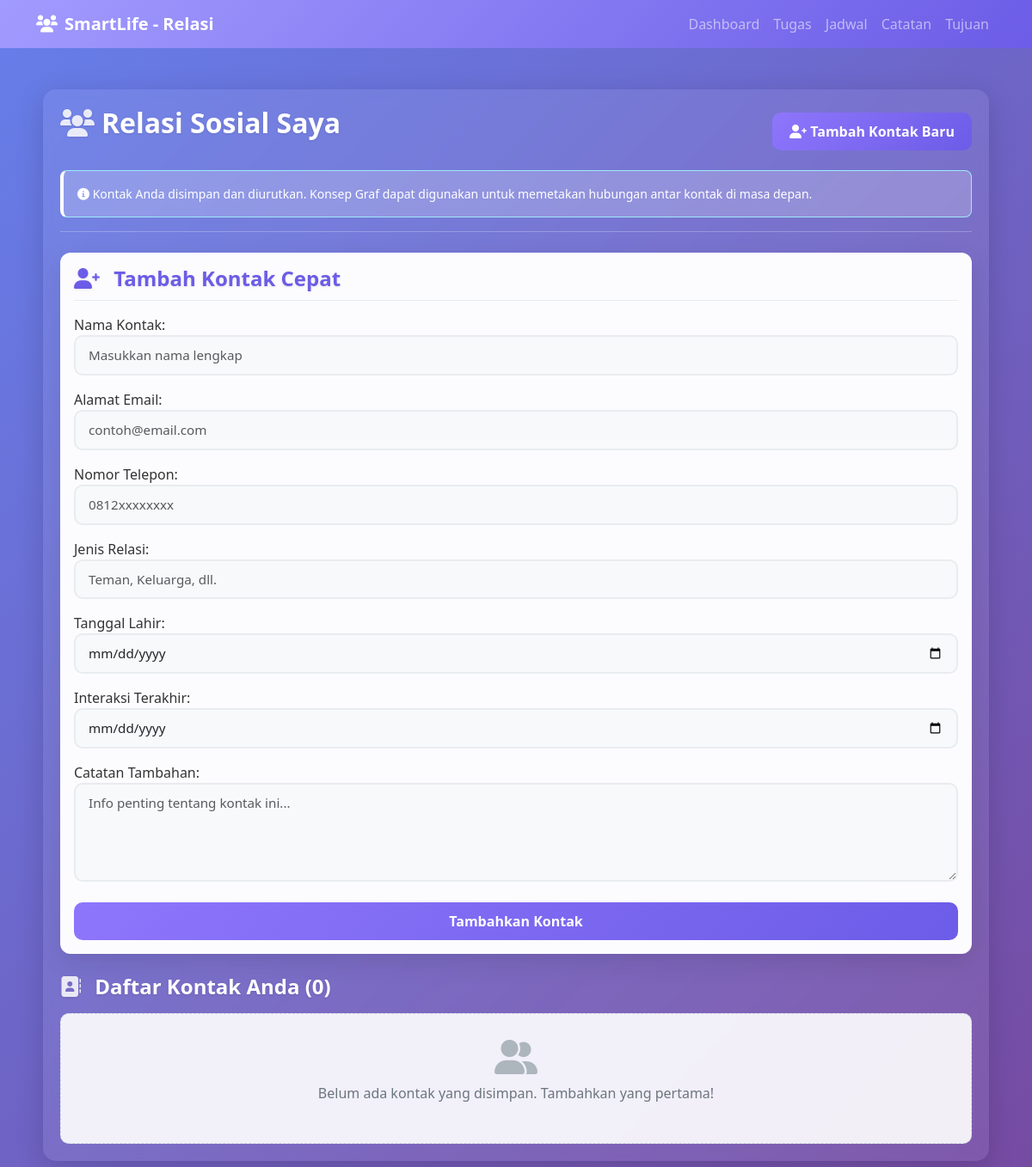
Page /relasi-sosial/ (signed in) on the earlier database version.
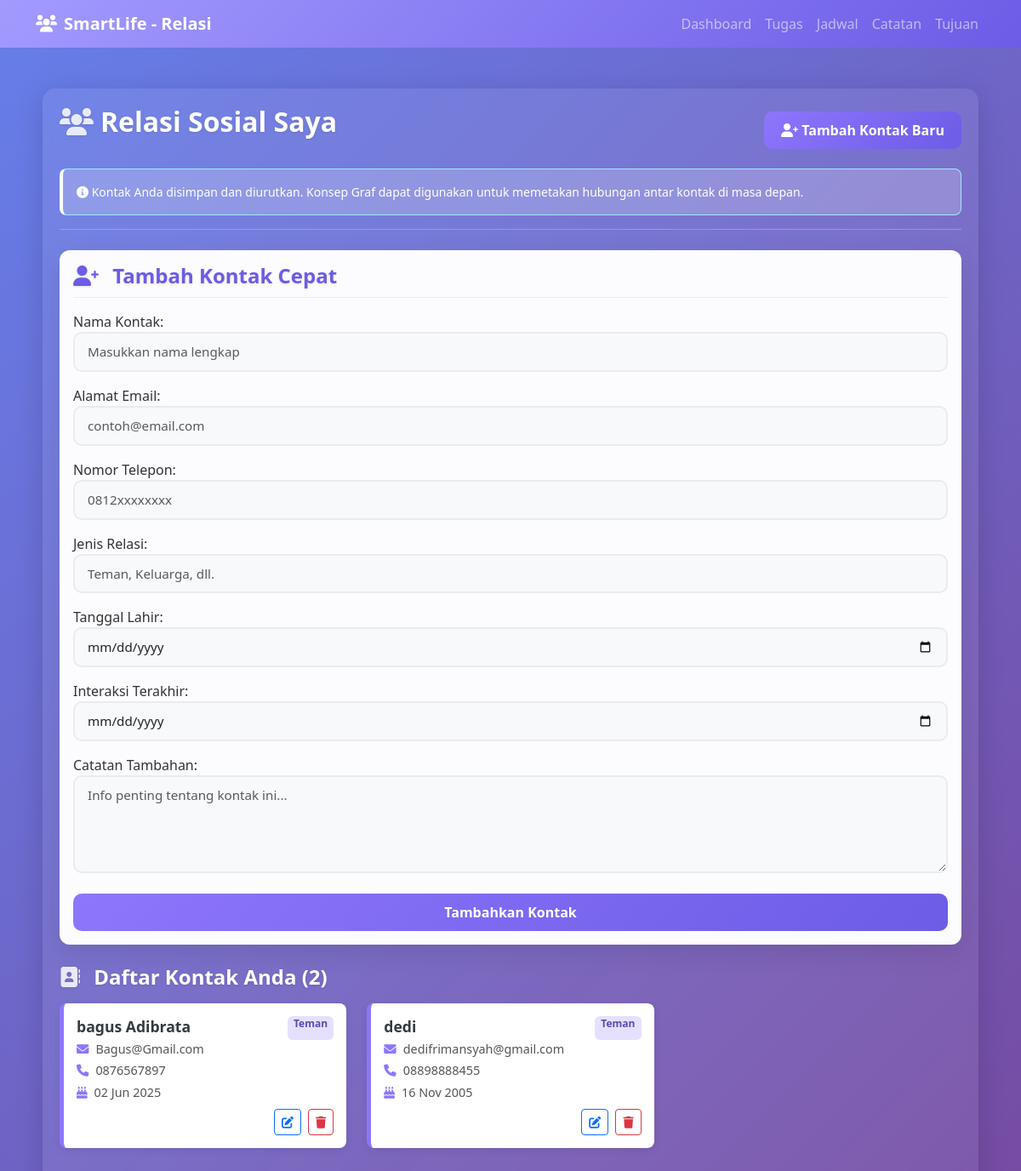
Same page on the later database version.
### contacts/models.py (models this page shows, shortened)
class Contact(models.Model):
    user = models.ForeignKey(settings.AUTH_USER_MODEL, on_delete=models.CASCADE, related_name='contacts_list') # related_name diubah agar unik
    name = models.CharField(max_length=100, verbose_name="Nama Kontak")
    email = models.EmailField(max_length=254, blank=True, null=True, verbose_name="Alamat Email")
    phone_number = models.CharField(max_length=20, blank=True, null=True, verbose_name="Nomor Telepon")
    relationship_type = models.CharField(
        max_length=50,
        blank=True,
        null=True,
        verbose_name="Jenis Relasi",
        help_text="Contoh: Teman, Keluarga, Rekan Kerja"
    )
    birthday = models.DateField(blank=True, null=True, verbose_name="Tanggal Lahir")
    last_interaction_date = models.DateField(blank=True, null=True, verbose_name="Interaksi Terakhir")
    notes = models.TextField(blank=True, null=True, verbose_name="Catatan Tambahan")
    created_at = models.DateTimeField(default=timezone.now)
    updated_at = models.DateTimeField(auto_now=True)
    class Meta:
        ordering = ['name'] # Urutkan berdasarkan nama kontak

### contacts/views.py (the view, shortened to what this page needs)
# urls.py: path('', views.contact_list_view, name='contact_list'),
@login_required
def contact_list_view(request):
    contacts = Contact.objects.filter(user=request.user).order_by('name')
    form = ContactForm() # Untuk form tambah cepat
    context = {
        'title': 'Relasi Sosial Saya',
        'contacts': contacts,
        'form': form,
        'struktur_data_info': "Kontak Anda disimpan dan diurutkan. Konsep Graf dapat digunakan untuk memetakan hubungan antar kontak di masa depan."
    }
    return render(request, 'contacts/contact_list_page.html', context)

### templates/contacts/contact_list_page.html (shortened to what the changed rows need)
{% load static %}
<!DOCTYPE html>
<html lang="id">
<head>
    <link href="https://cdnjs.cloudflare.com/ajax/libs/bootstrap/5.3.0/css/bootstrap.min.css" rel="stylesheet">
    <link href="https://cdnjs.cloudflare.com/ajax/libs/font-awesome/6.0.0/css/all.min.css" rel="stylesheet">
    <link rel="stylesheet" href="{% static 'css/contacts_styles.css' %}">
</head>
<body>
    <div class="container contacts-page-container mt-4">
        <div class="d-flex justify-content-between align-items-center mb-3">
            <h2><i class="fas fa-users me-2"></i>{{ title }}</h2>
            <a href="{% url 'contacts:contact_create' %}" class="btn btn-contact-action"><i class="fas fa-user-plus"></i> Tambah Kontak Baru</a>
        </div>
        {% if struktur_data_info %}
        <div class="alert alert-info small" role="alert">
            <i class="fas fa-info-circle"></i> {{ struktur_data_info }}
        </div>
        {% endif %}
        <hr class="mb-4">
        <div class="form-card mb-4 p-3">
            <h4 class="mb-3"><i class="fas fa-user-plus"></i> Tambah Kontak Cepat</h4>
            <form method="post" action="{% url 'contacts:contact_list' %}">
            </form>
        </div>
        <h4 class="mb-3"><i class="fas fa-address-book"></i> Daftar Kontak Anda ({{ contacts|length }})</h4>
        {% if contacts %}
            <div class="row">
                {% for contact in contacts %}
                <div class="col-md-6 col-lg-4 mb-3">
                    <div class="contact-item-card">
                        <div class="d-flex w-100 justify-content-between">
                            <h5 class="mb-1 contact-name"><a href="{% url 'contacts:contact_detail' contact.id %}">{{ contact.name }}</a></h5>
                            {% if contact.relationship_type %}<span class="badge bg-contact-badge">{{ contact.relationship_type }}</span>{% endif %}
                        </div>
                        {% if contact.email %}<p class="mb-1 contact-detail-item"><i class="fas fa-envelope me-2"></i>{{ contact.email }}</p>{% endif %}
                        {% if contact.phone_number %}<p class="mb-1 contact-detail-item"><i class="fas fa-phone me-2"></i>{{ contact.phone_number }}</p>{% endif %}
                        {% if contact.birthday %}<p class="mb-1 contact-detail-item"><i class="fas fa-birthday-cake me-2"></i>{{ contact.birthday|date:"d M Y" }}</p>{% endif %}
                        <div class="mt-2 text-end contact-actions">
                            <a href="{% url 'contacts:contact_update' contact.id %}" class="btn btn-sm btn-outline-primary me-1" title="Edit"><i class="fas fa-edit"></i></a>
                            <form action="{% url 'contacts:contact_delete' contact.id %}" method="post" class="d-inline" onsubmit="return confirm('Yakin ingin menghapus kontak \'{{ contact.name }}\'?');">
                                <button type="submit" class="btn btn-sm btn-outline-danger" title="Hapus"><i class="fas fa-trash"></i></button>
                            </form>
                        </div>
                    </div>
                </div>
                {% endfor %}
            </div>
        {% else %}
            <div class="no-items-message mt-3">
                <i class="fas fa-user-friends fa-3x"></i>
                <p class="mt-2">Belum ada kontak yang disimpan. Tambahkan yang pertama!</p>
            </div>
        {% endif %}
    </div>
</body>
</html>

Differences in the rows shown:
added Contact: name "bagus Adibrata", relationship_type "Teman", email "Bagus@Gmail.com", phone_number "0876567897", birthday "02 Jun 2025"
added Contact: name "dedi", relationship_type "Teman", email "dedifrimansyah@gmail.com", phone_number "08898888455", birthday "16 Nov 2005"
Other differences:
{{ contacts|length }}: "0" → "2"
text no longer shown: "Belum ada kontak yang disimpan. Tambahkan yang pertama!"
